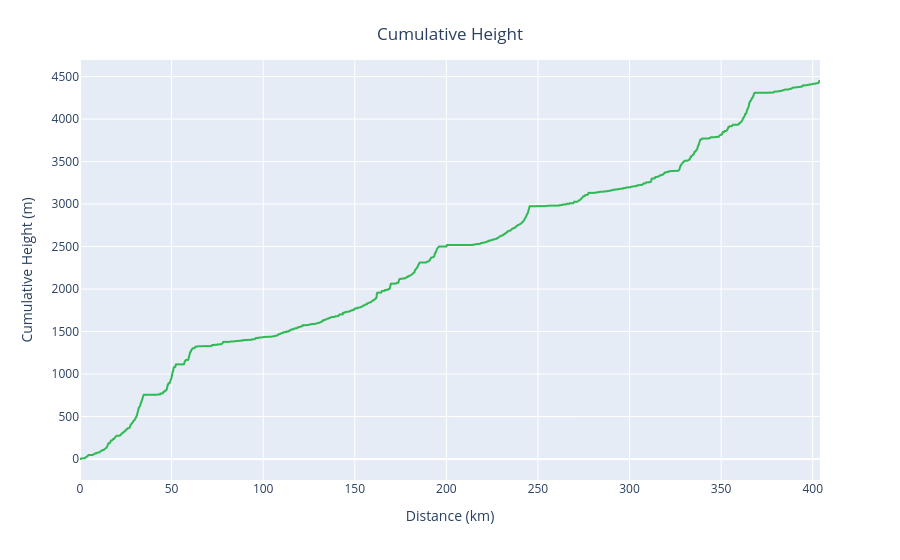

This figure's notebook cell:
### Code cell
import plotly.express as px

fig = px.line(route_df, x='cum_distance', y='cum_elevation',
              color_discrete_sequence=['#30b854'])

fig.update_layout(
    title={
        'text': "Cumulative Height",
        'y':0.95,
        'x':0.5,
        'xanchor': 'center',
        'yanchor': 'top'},
    xaxis=dict(
        title="Distance (km)"
    ),
    yaxis=dict(
        title="Cumulative Height (m)"
    ))


fig.show()

### Figure 1 — Plotly figure (JSON) as saved in the notebook; plotly's stock layout.template omitted (floating-point values rounded to 4 significant figures; data arrays with more than 128 entries replaced by an {"elided": "..."} marker saying what was removed)
{"data": [{"hovertemplate": "cum_distance=%{x}<br>cum_elevation=%{y}<extra></extra>", "legendgroup": "", "line": {"color": "#30b854", "dash": "solid"}, "marker": {"symbol": "circle"}, "mode": "lines", "name": "", "showlegend": false, "type": "scattergl", "x": {"elided": "31645 float values"}, "xaxis": "x", "y": {"elided": "31645 float values"}, "yaxis": "y"}], "layout": {"legend": {"tracegroupgap": 0}, "margin": {"t": 60}, "title": {"text": "Cumulative Height", "x": 0.5, "xanchor": "center", "y": 0.95, "yanchor": "top"}, "xaxis": {"anchor": "y", "domain": [0, 1], "title": {"text": "Distance (km)"}}, "yaxis": {"anchor": "x", "domain": [0, 1], "title": {"text": "Cumulative Height (m)"}}}}
